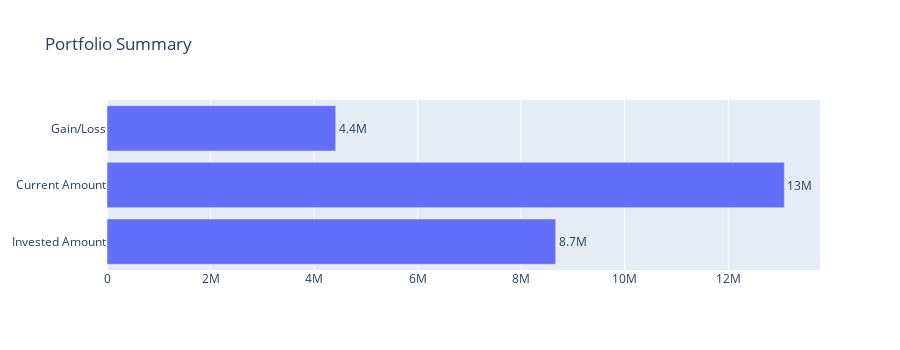

Notebook cell for this chart:
### Markdown cell above
## Portfolio Summary

### Code cell
from src.mfdisplay import group_by_mf_type, display_summary
mf_totals_grp = group_by_mf_type(cg.mf_hdr_df)
display_summary(mf_totals_grp)

### Figure 1 — Plotly figure (JSON) as saved in the notebook; plotly's stock layout.template omitted (floating-point values rounded to 4 significant figures)
{"data": [{"name": "Current Amount (₹)", "orientation": "h", "text": ["8666343.76", "13084020.180000002", "4417676.42"], "textposition": "outside", "texttemplate": "%{text:.2s}", "type": "bar", "x": [8666000.0, 13080000.0, 4418000.0], "y": ["Invested Amount", "Current Amount", "Gain/Loss"]}], "layout": {"height": 350, "title": {"text": "Portfolio Summary"}}}
